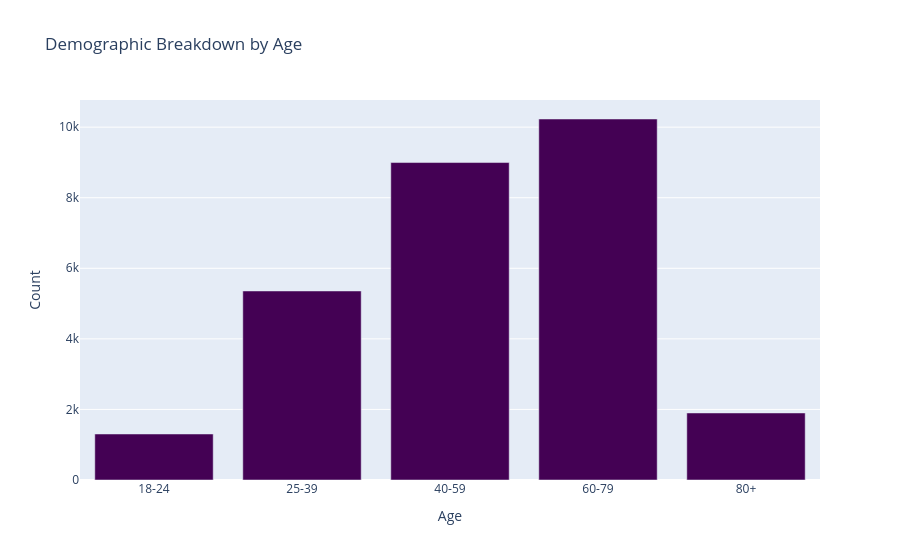

Here is the notebook cell this chart was saved with:
### Markdown cell above
## Suvery Participant Demographics

In this section, we will get to know our 2020-2024 survey participants and who they consist of by examining their age, race, gender, income, and education.

### Code cell
# look in distinct_values.csv to see results
get_distinct_values(df_combined,['AGEGRP2'],'AGEGRP2')

fig = px.bar(
    get_count('AGEGRP2'), 
    x = 'AGEGRP2', 
    y = 'Count',
    title = "Demographic Breakdown by Age",
    category_orders = category_orders,
    color_discrete_sequence=px.colors.sequential.Viridis
)
fig.update_xaxes(title="Age").show()

### Figure 1 — Plotly figure (JSON) as saved in the notebook; plotly's stock layout.template omitted (floating-point values rounded to 4 significant figures)
{"data": [{"alignmentgroup": "True", "hovertemplate": "AGEGRP2=%{x}<br>Count=%{y}<extra></extra>", "legendgroup": "", "marker": {"color": "#440154", "pattern": {"shape": ""}}, "name": "", "offsetgroup": "", "orientation": "v", "showlegend": false, "textposition": "auto", "type": "bar", "x": ["18-24", "25-39", "40-59", "60-79", "80+"], "xaxis": "x", "y": [1304, 5357, 8997, 10231, 1900], "yaxis": "y"}], "layout": {"barmode": "relative", "legend": {"tracegroupgap": 0}, "title": {"text": "Demographic Breakdown by Age"}, "xaxis": {"anchor": "y", "categoryarray": ["18-24", "25-39", "40-59", "60-79", "80+"], "categoryorder": "array", "domain": [0, 1], "title": {"text": "Age"}}, "yaxis": {"anchor": "x", "domain": [0, 1], "title": {"text": "Count"}}}}
